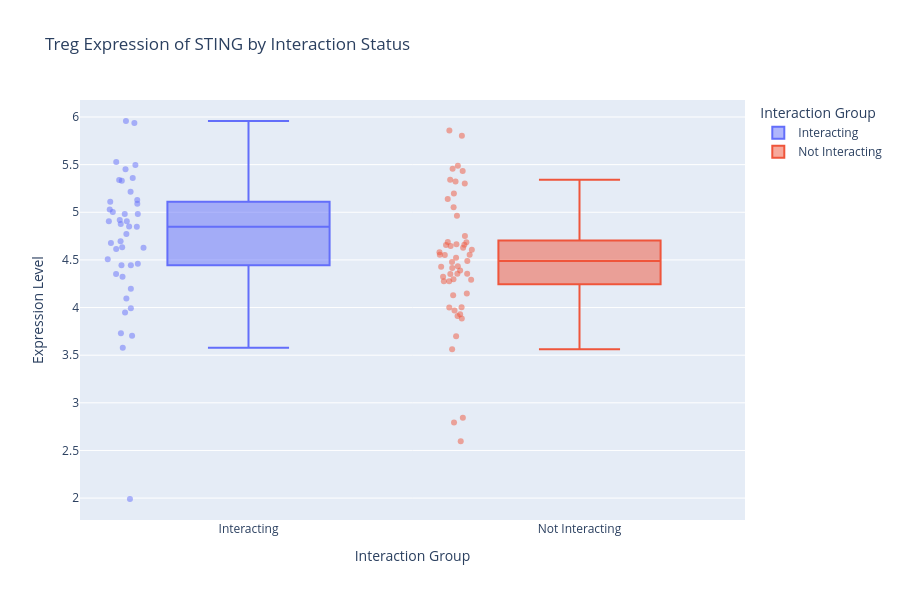
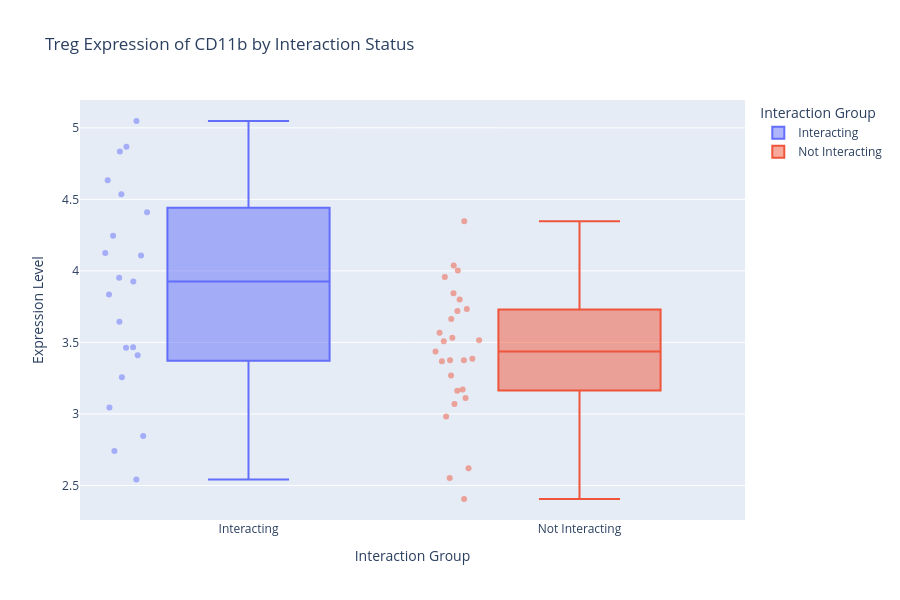
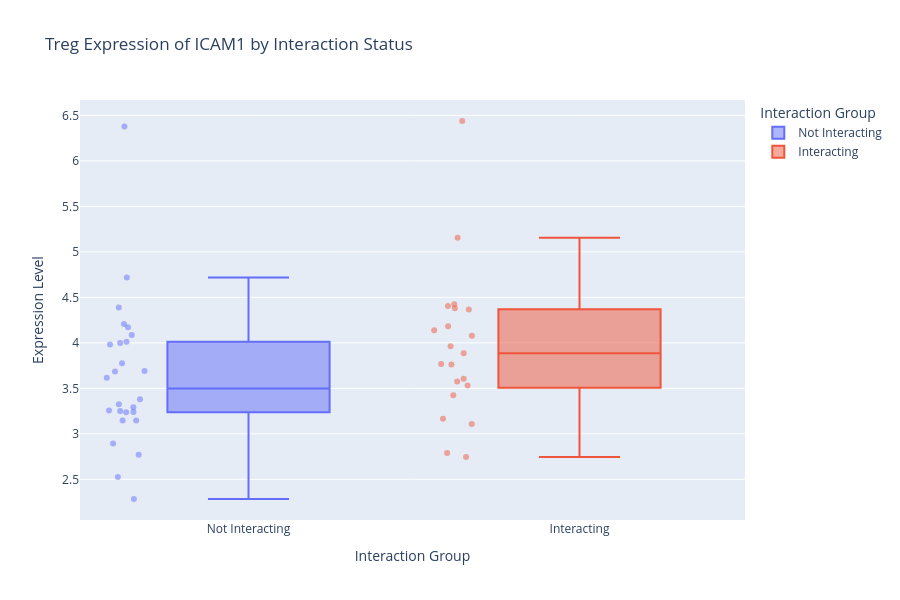

Notebook source saved alongside these figures, in order:
### Markdown cell above
### Interacting vs Non Intecting (Each sample dividided into interacting or non-interacting

### Code cell
from scipy.stats import mannwhitneyu
from statsmodels.stats.multitest import multipletests
import plotly.express as px
import pandas as pd

def plot_interaction_marker_stats(combined_sample_avg, responder_filter=None):
    """
    Creates an interactive boxplot of the most significant marker between Interacting vs Not Interacting groups.
    
    Parameters:
        combined_sample_avg (DataFrame): The input data with expression, interaction, and response info.
        responder_filter (str or None): 'R', 'NR', or None to filter by responder status.
    """
    # Optionally filter by responder status
    if responder_filter in ['R', 'NR']:
        data = combined_sample_avg[combined_sample_avg['responder_status'] == responder_filter]
        print(f"Filtering for responder_status = '{responder_filter}'")
    else:
        data = combined_sample_avg.copy()

    # Ensure only numeric expression columns are used
    exclude_cols = ['Interaction_Status', 'sample_id', 'responder_status']
    expr_cols = [col for col in data.columns if col not in exclude_cols and pd.api.types.is_numeric_dtype(data[col])]

    # Separate groups
    interacting = data[data['Interaction_Status'] == 'Interacting']
    non_interacting = data[data['Interaction_Status'] == 'Not Interacting']

    # Wilcoxon test for each marker
    interaction_results = []
    for marker in expr_cols:
        x = interacting[marker].dropna()
        y = non_interacting[marker].dropna()
        if len(x) > 0 and len(y) > 0:
            stat, p = mannwhitneyu(x, y, alternative='two-sided')
            interaction_results.append({
                'Marker': marker,
                'Interacting_mean': x.mean(),
                'NonInteracting_mean': y.mean(),
                'U_stat': stat,
                'p_value': p
            })

    # Create DataFrame with stats
    interaction_test_df = pd.DataFrame(interaction_results)
    if interaction_test_df.empty:
        print("No valid markers to compare.")
        return
#wilcoxon_results_df = pd.DataFrame(results).sort_values('p_value')
    interaction_test_df['fdr_p_value'] = multipletests(interaction_test_df['p_value'], method='fdr_bh')[1]
    interaction_test_df = interaction_test_df.sort_values('p_value')
    display(interaction_test_df.head(20))

    # Plot most significant marker
    top_marker = interaction_test_df.iloc[0]['Marker']
    print(f"Most significant marker: {top_marker}")

    plot_df = data[['Interaction_Status', top_marker, 'sample_id']].dropna()
    
    fig = px.box(
        plot_df,
        x='Interaction_Status',
        y=top_marker,
        color='Interaction_Status',
        points='all',
        title=f"{target_cell_type} Expression of {top_marker} by Interaction Status",
        labels={top_marker: "Expression Level", 'Interaction_Status': 'Interaction Group'},
        hover_data=['sample_id']
    )

    fig.update_layout(width=900, height=600)
    fig.update_traces(jitter=0.3, marker_opacity=0.5)
    fig.show()

# Example usage:
plot_interaction_marker_stats(combined_sample_avg)         # All samples
plot_interaction_marker_stats(combined_sample_avg, 'R')    # Responders only
plot_interaction_marker_stats(combined_sample_avg, 'NR')   # Non-responders only

### Figure 1 — Plotly figure (JSON) as saved in the notebook; plotly's stock layout.template omitted (floating-point values rounded to 4 significant figures)
{"data": [{"alignmentgroup": "True", "boxpoints": "all", "customdata": [["c_1_4"], ["c_1_11"], ["c_1_12"], ["c_1_13"], ["c_1_16"], ["c_1_17"], ["c_1_18"], ["c_1_19"], ["c_1_21"], ["c_1_22"], ["c_1_24"], ["c_1_25"], ["c_2_1"], ["c_2_3"], ["c_2_4"], ["c_2_5"], ["c_2_6"], ["c_2_7"], ["c_2_8"], ["c_2_9"], ["c_2_13"], ["c_2_14"], ["c_2_15"], ["c_2_16"], ["c_2_18"], ["c_2_20"], ["c_2_21"], ["c_2_22"], ["c_2_23"], ["c_2_24"], ["c_3_3"], ["c_3_5"], ["c_3_8"], ["c_3_9"], ["c_3_10"], ["c_3_11"], ["c_3_13"], ["c_3_15"], ["c_3_17"], ["c_3_18"], ["c_3_19"], ["c_3_20"]], "hovertemplate": "Interaction Group=%{x}<br>Expression Level=%{y}<br>sample_id=%{customdata[0]}<extra></extra>", "jitter": 0.3, "legendgroup": "Interacting", "marker": {"color": "#636efa", "opacity": 0.5}, "name": "Interacting", "notched": false, "offsetgroup": "Interacting", "orientation": "v", "showlegend": true, "type": "box", "x": ["Interacting", "Interacting", "Interacting", "Interacting", "Interacting", "Interacting", "Interacting", "Interacting", "Interacting", "Interacting", "Interacting", "Interacting", "Interacting", "Interacting", "Interacting", "Interacting", "Interacting", "Interacting", "Interacting", "Interacting", "Interacting", "Interacting", "Interacting", "Interacting", "Interacting", "Interacting", "Interacting", "Interacting", "Interacting", "Interacting", "Interacting", "Interacting", "Interacting", "Interacting", "Interacting", "Interacting", "Interacting", "Interacting", "Interacting", "Interacting", "Interacting", "Interacting"], "x0": " ", "xaxis": "x", "y": [1.991, 4.906, 4.847, 4.877, 4.323, 5.129, 4.695, 4.352, 5.111, 4.461, 4.198, 3.704, 5.359, 5.528, 5.451, 5.338, 5.958, 5.938, 5.331, 5.028, 5.089, 4.614, 4.773, 5.004, 4.633, 4.905, 4.92, 5.496, 3.73, 4.677, 3.577, 4.096, 4.981, 4.982, 4.508, 4.444, 3.994, 4.851, 5.215, 4.444, 4.628, 3.949], "y0": " ", "yaxis": "y"}, {"alignmentgroup": "True", "boxpoints": "all", "customdata": [["c_1_4"], ["c_1_5"], ["c_1_9"], ["c_1_11"], ["c_1_12"], ["c_1_13"], ["c_1_14"], ["c_1_15"], ["c_1_16"], ["c_1_17"], ["c_1_18"], ["c_1_19"], ["c_1_20"], ["c_1_21"], ["c_1_22"], ["c_1_24"], ["c_1_25"], ["c_2_1"], ["c_2_3"], ["c_2_4"], ["c_2_5"], ["c_2_6"], ["c_2_7"], ["c_2_8"], ["c_2_9"], ["c_2_10"], ["c_2_11"], ["c_2_13"], ["c_2_14"], ["c_2_15"], ["c_2_16"], ["c_2_18"], ["c_2_20"], ["c_2_21"], ["c_2_22"], ["c_2_23"], ["c_2_24"], ["c_2_25"], ["c_3_3"], ["c_3_4"], ["c_3_5"], ["c_3_6"], ["c_3_8"], ["c_3_9"], ["c_3_10"], ["c_3_11"], ["c_3_13"], ["c_3_15"], ["c_3_16"], ["c_3_17"], ["c_3_18"], ["c_3_19"], ["c_3_20"]], "hovertemplate": "Interaction Group=%{x}<br>Expression Level=%{y}<br>sample_id=%{customdata[0]}<extra></extra>", "jitter": 0.3, "legendgroup": "Not Interacting", "marker": {"color": "#EF553B", "opacity": 0.5}, "name": "Not Interacting", "notched": false, "offsetgroup": "Not Interacting", "orientation": "v", "showlegend": true, "type": "box", "x": ["Not Interacting", "Not Interacting", "Not Interacting", "Not Interacting", "Not Interacting", "Not Interacting", "Not Interacting", "Not Interacting", "Not Interacting", "Not Interacting", "Not Interacting", "Not Interacting", "Not Interacting", "Not Interacting", "Not Interacting", "Not Interacting", "Not Interacting", "Not Interacting", "Not Interacting", "Not Interacting", "Not Interacting", "Not Interacting", "Not Interacting", "Not Interacting", "Not Interacting", "Not Interacting", "Not Interacting", "Not Interacting", "Not Interacting", "Not Interacting", "Not Interacting", "Not Interacting", "Not Interacting", "Not Interacting", "Not Interacting", "Not Interacting", "Not Interacting", "Not Interacting", "Not Interacting", "Not Interacting", "Not Interacting", "Not Interacting", "Not Interacting", "Not Interacting", "Not Interacting", "Not Interacting", "Not Interacting", "Not Interacting", "Not Interacting", "Not Interacting", "Not Interacting", "Not Interacting", "Not Interacting"], "x0": " ", "xaxis": "x", "y": [2.842, 2.792, 3.699, 4.275, 4.354, 4.128, 4.487, 4.687, 4.645, 4.964, 4.522, 4.292, 2.597, 4.434, 4.605, 4.658, 3.563, 5.14, 5.324, 5.432, 5.488, 5.804, 5.858, 5.458, 4.665, 3.886, 4.428, 4.752, 3.929, 4.687, 4.553, 4.416, 5.303, 5.053, 5.196, 4.148, 4.58, 4.388, 3.911, 4.355, 4.004, 4.324, 5.341, 4.551, 4.658, 4.297, 4.353, 4.553, 4.0, 4.276, 4.627, 4.477, 3.969], "y0": " ", "yaxis": "y"}], "layout": {"boxmode": "overlay", "height": 600, "legend": {"title": {"text": "Interaction Group"}, "tracegroupgap": 0}, "title": {"text": "Treg Expression of STING by Interaction Status"}, "width": 900, "xaxis": {"anchor": "y", "autorange": true, "categoryarray": ["Interacting", "Not Interacting"], "categoryorder": "array", "domain": [0, 1], "range": [-0.5092, 1.5], "title": {"text": "Interaction Group"}, "type": "category"}, "yaxis": {"anchor": "x", "autorange": true, "domain": [0, 1], "range": [1.77, 6.178], "title": {"text": "Expression Level"}, "type": "linear"}}}

### Figure 2 — Plotly figure (JSON) as saved in the notebook; plotly's stock layout.template omitted (floating-point values rounded to 4 significant figures)
{"data": [{"alignmentgroup": "True", "boxpoints": "all", "customdata": [["c_1_4"], ["c_1_11"], ["c_1_12"], ["c_1_13"], ["c_1_16"], ["c_1_21"], ["c_1_24"], ["c_2_4"], ["c_2_5"], ["c_2_6"], ["c_2_13"], ["c_2_14"], ["c_2_15"], ["c_2_16"], ["c_2_21"], ["c_2_23"], ["c_2_24"], ["c_3_5"], ["c_3_8"], ["c_3_9"], ["c_3_10"]], "hovertemplate": "Interaction Group=%{x}<br>Expression Level=%{y}<br>sample_id=%{customdata[0]}<extra></extra>", "jitter": 0.3, "legendgroup": "Interacting", "marker": {"color": "#636efa", "opacity": 0.5}, "name": "Interacting", "notched": false, "offsetgroup": "Interacting", "orientation": "v", "showlegend": true, "type": "box", "x": ["Interacting", "Interacting", "Interacting", "Interacting", "Interacting", "Interacting", "Interacting", "Interacting", "Interacting", "Interacting", "Interacting", "Interacting", "Interacting", "Interacting", "Interacting", "Interacting", "Interacting", "Interacting", "Interacting", "Interacting", "Interacting"], "x0": " ", "xaxis": "x", "y": [2.542, 4.868, 4.634, 3.925, 3.256, 5.048, 3.645, 3.045, 3.467, 3.836, 3.952, 4.108, 2.741, 4.835, 3.463, 2.845, 3.41, 4.41, 4.125, 4.245, 4.536], "y0": " ", "yaxis": "y"}, {"alignmentgroup": "True", "boxpoints": "all", "customdata": [["c_1_4"], ["c_1_5"], ["c_1_11"], ["c_1_12"], ["c_1_13"], ["c_1_14"], ["c_1_15"], ["c_1_16"], ["c_1_20"], ["c_1_21"], ["c_1_24"], ["c_2_4"], ["c_2_5"], ["c_2_6"], ["c_2_11"], ["c_2_13"], ["c_2_14"], ["c_2_15"], ["c_2_16"], ["c_2_21"], ["c_2_23"], ["c_2_24"], ["c_3_4"], ["c_3_5"], ["c_3_8"], ["c_3_9"], ["c_3_10"]], "hovertemplate": "Interaction Group=%{x}<br>Expression Level=%{y}<br>sample_id=%{customdata[0]}<extra></extra>", "jitter": 0.3, "legendgroup": "Not Interacting", "marker": {"color": "#EF553B", "opacity": 0.5}, "name": "Not Interacting", "notched": false, "offsetgroup": "Not Interacting", "orientation": "v", "showlegend": true, "type": "box", "x": ["Not Interacting", "Not Interacting", "Not Interacting", "Not Interacting", "Not Interacting", "Not Interacting", "Not Interacting", "Not Interacting", "Not Interacting", "Not Interacting", "Not Interacting", "Not Interacting", "Not Interacting", "Not Interacting", "Not Interacting", "Not Interacting", "Not Interacting", "Not Interacting", "Not Interacting", "Not Interacting", "Not Interacting", "Not Interacting", "Not Interacting", "Not Interacting", "Not Interacting", "Not Interacting", "Not Interacting"], "x0": " ", "xaxis": "x", "y": [3.162, 3.436, 3.8, 2.552, 3.375, 3.663, 2.982, 3.07, 3.72, 4.348, 3.508, 3.269, 3.376, 3.386, 3.111, 3.567, 3.515, 2.405, 3.532, 3.368, 2.621, 3.171, 3.958, 3.844, 4.037, 3.734, 4.003], "y0": " ", "yaxis": "y"}], "layout": {"boxmode": "overlay", "height": 600, "legend": {"title": {"text": "Interaction Group"}, "tracegroupgap": 0}, "title": {"text": "Treg Expression of CD11b by Interaction Status"}, "width": 900, "xaxis": {"anchor": "y", "autorange": true, "categoryarray": ["Interacting", "Not Interacting"], "categoryorder": "array", "domain": [0, 1], "range": [-0.5092, 1.5], "title": {"text": "Interaction Group"}, "type": "category"}, "yaxis": {"anchor": "x", "autorange": true, "domain": [0, 1], "range": [2.259, 5.195], "title": {"text": "Expression Level"}, "type": "linear"}}}

### Figure 3 — Plotly figure (JSON) as saved in the notebook; plotly's stock layout.template omitted (floating-point values rounded to 4 significant figures)
{"data": [{"alignmentgroup": "True", "boxpoints": "all", "customdata": [["c_1_9"], ["c_1_17"], ["c_1_18"], ["c_1_19"], ["c_1_22"], ["c_1_25"], ["c_2_1"], ["c_2_3"], ["c_2_7"], ["c_2_8"], ["c_2_9"], ["c_2_10"], ["c_2_18"], ["c_2_20"], ["c_2_22"], ["c_2_25"], ["c_3_3"], ["c_3_6"], ["c_3_11"], ["c_3_13"], ["c_3_15"], ["c_3_16"], ["c_3_17"], ["c_3_18"], ["c_3_19"], ["c_3_20"]], "hovertemplate": "Interaction Group=%{x}<br>Expression Level=%{y}<br>sample_id=%{customdata[0]}<extra></extra>", "jitter": 0.3, "legendgroup": "Not Interacting", "marker": {"color": "#636efa", "opacity": 0.5}, "name": "Not Interacting", "notched": false, "offsetgroup": "Not Interacting", "orientation": "v", "showlegend": true, "type": "box", "x": ["Not Interacting", "Not Interacting", "Not Interacting", "Not Interacting", "Not Interacting", "Not Interacting", "Not Interacting", "Not Interacting", "Not Interacting", "Not Interacting", "Not Interacting", "Not Interacting", "Not Interacting", "Not Interacting", "Not Interacting", "Not Interacting", "Not Interacting", "Not Interacting", "Not Interacting", "Not Interacting", "Not Interacting", "Not Interacting", "Not Interacting", "Not Interacting", "Not Interacting", "Not Interacting"], "x0": " ", "xaxis": "x", "y": [3.775, 4.209, 3.25, 2.77, 3.238, 2.526, 6.378, 3.381, 4.012, 3.239, 4.087, 3.684, 3.293, 3.691, 2.284, 3.616, 3.982, 4.388, 4.719, 3.999, 3.147, 3.147, 3.258, 4.173, 2.894, 3.324], "y0": " ", "yaxis": "y"}, {"alignmentgroup": "True", "boxpoints": "all", "customdata": [["c_1_17"], ["c_1_18"], ["c_1_19"], ["c_1_22"], ["c_1_25"], ["c_2_1"], ["c_2_3"], ["c_2_7"], ["c_2_8"], ["c_2_9"], ["c_2_18"], ["c_2_20"], ["c_2_22"], ["c_3_3"], ["c_3_11"], ["c_3_13"], ["c_3_15"], ["c_3_17"], ["c_3_18"], ["c_3_19"], ["c_3_20"]], "hovertemplate": "Interaction Group=%{x}<br>Expression Level=%{y}<br>sample_id=%{customdata[0]}<extra></extra>", "jitter": 0.3, "legendgroup": "Interacting", "marker": {"color": "#EF553B", "opacity": 0.5}, "name": "Interacting", "notched": false, "offsetgroup": "Interacting", "orientation": "v", "showlegend": true, "type": "box", "x": ["Interacting", "Interacting", "Interacting", "Interacting", "Interacting", "Interacting", "Interacting", "Interacting", "Interacting", "Interacting", "Interacting", "Interacting", "Interacting", "Interacting", "Interacting", "Interacting", "Interacting", "Interacting", "Interacting", "Interacting", "Interacting"], "x0": " ", "xaxis": "x", "y": [4.138, 2.789, 3.109, 3.768, 4.079, 6.438, 5.156, 4.184, 4.426, 4.381, 3.886, 3.424, 2.745, 3.762, 3.963, 4.406, 3.165, 3.533, 4.366, 3.576, 3.606], "y0": " ", "yaxis": "y"}], "layout": {"boxmode": "overlay", "height": 600, "legend": {"title": {"text": "Interaction Group"}, "tracegroupgap": 0}, "title": {"text": "Treg Expression of ICAM1 by Interaction Status"}, "width": 900, "xaxis": {"anchor": "y", "autorange": true, "categoryarray": ["Not Interacting", "Interacting"], "categoryorder": "array", "domain": [0, 1], "range": [-0.5092, 1.5], "title": {"text": "Interaction Group"}, "type": "category"}, "yaxis": {"anchor": "x", "autorange": true, "domain": [0, 1], "range": [2.053, 6.669], "title": {"text": "Expression Level"}, "type": "linear"}}}
